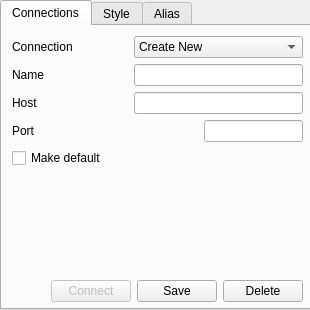
<ui version="4.0" >
 <class>option</class>
 <widget class="QDialog" name="option" >
  <property name="geometry" >
   <rect>
    <x>0</x>
    <y>0</y>
    <width>310</width>
    <height>310</height>
   </rect>
  </property>
  <property name="windowTitle" >
   <string>Option</string>
  </property>
  <property name="modal" >
   <bool>true</bool>
  </property>
  <widget class="QTabWidget" name="tab_widget" >
   <property name="geometry" >
    <rect>
     <x>0</x>
     <y>0</y>
     <width>316</width>
     <height>310</height>
    </rect>
   </property>
   <property name="sizePolicy" >
    <sizepolicy vsizetype="Fixed" hsizetype="Fixed" >
     <horstretch>0</horstretch>
     <verstretch>0</verstretch>
    </sizepolicy>
   </property>
   <property name="currentIndex" >
    <number>0</number>
   </property>
   <widget class="QWidget" name="tab_conn" >
    <attribute name="title" >
     <string>Connections</string>
    </attribute>
    <widget class="QWidget" name="layoutWidget" >
     <property name="geometry" >
      <rect>
       <x>10</x>
       <y>10</y>
       <width>291</width>
       <height>266</height>
      </rect>
     </property>
     <layout class="QGridLayout" >
      <item row="0" column="0" colspan="2" >
       <layout class="QGridLayout" >
        <item row="0" column="0" colspan="2" >
         <widget class="QLabel" name="label_conn" >
          <property name="text" >
           <string>Connection</string>
          </property>
         </widget>
        </item>
        <item row="0" column="2" colspan="2" >
         <widget class="QComboBox" name="list_conn" >
          <property name="sizePolicy" >
           <sizepolicy vsizetype="Fixed" hsizetype="Preferred" >
            <horstretch>0</horstretch>
            <verstretch>0</verstretch>
           </sizepolicy>
          </property>
          <item>
           <property name="text" >
            <string>Create New</string>
           </property>
          </item>
         </widget>
        </item>
        <item row="1" column="0" >
         <widget class="QLabel" name="label_name_conn" >
          <property name="minimumSize" >
           <size>
            <width>45</width>
            <height>0</height>
           </size>
          </property>
          <property name="maximumSize" >
           <size>
            <width>45</width>
            <height>16777215</height>
           </size>
          </property>
          <property name="text" >
           <string>Name</string>
          </property>
         </widget>
        </item>
        <item row="1" column="1" >
         <spacer>
          <property name="orientation" >
           <enum>Qt::Horizontal</enum>
          </property>
          <property name="sizeType" >
           <enum>QSizePolicy::Fixed</enum>
          </property>
          <property name="sizeHint" >
           <size>
            <width>45</width>
            <height>20</height>
           </size>
          </property>
         </spacer>
        </item>
        <item row="1" column="2" colspan="2" >
         <widget class="QLineEdit" name="name_conn" />
        </item>
        <item row="2" column="0" >
         <widget class="QLabel" name="label_host_conn" >
          <property name="minimumSize" >
           <size>
            <width>45</width>
            <height>0</height>
           </size>
          </property>
          <property name="maximumSize" >
           <size>
            <width>45</width>
            <height>16777215</height>
           </size>
          </property>
          <property name="text" >
           <string>Host</string>
          </property>
         </widget>
        </item>
        <item row="2" column="1" >
         <spacer>
          <property name="orientation" >
           <enum>Qt::Horizontal</enum>
          </property>
          <property name="sizeType" >
           <enum>QSizePolicy::Fixed</enum>
          </property>
          <property name="sizeHint" >
           <size>
            <width>45</width>
            <height>20</height>
           </size>
          </property>
         </spacer>
        </item>
        <item row="2" column="2" colspan="2" >
         <widget class="QLineEdit" name="host_conn" />
        </item>
        <item row="3" column="0" >
         <widget class="QLabel" name="label_port_conn" >
          <property name="minimumSize" >
           <size>
            <width>45</width>
            <height>0</height>
           </size>
          </property>
          <property name="maximumSize" >
           <size>
            <width>45</width>
            <height>16777215</height>
           </size>
          </property>
          <property name="text" >
           <string>Port</string>
          </property>
         </widget>
        </item>
        <item row="3" column="1" colspan="2" >
         <spacer>
          <property name="orientation" >
           <enum>Qt::Horizontal</enum>
          </property>
          <property name="sizeType" >
           <enum>QSizePolicy::Fixed</enum>
          </property>
          <property name="sizeHint" >
           <size>
            <width>135</width>
            <height>20</height>
           </size>
          </property>
         </spacer>
        </item>
        <item row="3" column="3" >
         <widget class="QLineEdit" name="port_conn" >
          <property name="maxLength" >
           <number>8</number>
          </property>
         </widget>
        </item>
        <item row="4" column="0" colspan="4" >
         <widget class="QCheckBox" name="default_conn" >
          <property name="text" >
           <string>Make default</string>
          </property>
         </widget>
        </item>
       </layout>
      </item>
      <item row="1" column="0" colspan="2" >
       <spacer>
        <property name="orientation" >
         <enum>Qt::Vertical</enum>
        </property>
        <property name="sizeHint" >
         <size>
          <width>271</width>
          <height>30</height>
         </size>
        </property>
       </spacer>
      </item>
      <item row="2" column="0" >
       <spacer>
        <property name="orientation" >
         <enum>Qt::Horizontal</enum>
        </property>
        <property name="sizeHint" >
         <size>
          <width>20</width>
          <height>20</height>
         </size>
        </property>
       </spacer>
      </item>
      <item row="2" column="1" >
       <layout class="QHBoxLayout" >
        <property name="spacing" >
         <number>6</number>
        </property>
        <property name="leftMargin" >
         <number>0</number>
        </property>
        <property name="topMargin" >
         <number>0</number>
        </property>
        <property name="rightMargin" >
         <number>0</number>
        </property>
        <property name="bottomMargin" >
         <number>0</number>
        </property>
        <item>
         <widget class="QPushButton" name="connect_conn" >
          <property name="enabled" >
           <bool>false</bool>
          </property>
          <property name="text" >
           <string>Connect</string>
          </property>
         </widget>
        </item>
        <item>
         <widget class="QPushButton" name="save_conn" >
          <property name="text" >
           <string>Save</string>
          </property>
         </widget>
        </item>
        <item>
         <widget class="QPushButton" name="delete_conn" >
          <property name="text" >
           <string>Delete</string>
          </property>
         </widget>
        </item>
       </layout>
      </item>
     </layout>
    </widget>
   </widget>
   <widget class="QWidget" name="tab_style" >
    <attribute name="title" >
     <string>Style</string>
    </attribute>
    <widget class="QPushButton" name="save_style" >
     <property name="geometry" >
      <rect>
       <x>205</x>
       <y>245</y>
       <width>82</width>
       <height>25</height>
      </rect>
     </property>
     <property name="text" >
      <string>Save</string>
     </property>
    </widget>
    <widget class="QGroupBox" name="groupBox" >
     <property name="geometry" >
      <rect>
       <x>15</x>
       <y>20</y>
       <width>276</width>
       <height>106</height>
      </rect>
     </property>
     <property name="title" >
      <string>Default color</string>
     </property>
     <widget class="QWidget" name="layoutWidget" >
      <property name="geometry" >
       <rect>
        <x>10</x>
        <y>12</y>
        <width>186</width>
        <height>86</height>
       </rect>
      </property>
      <layout class="QGridLayout" >
       <item row="0" column="0" >
        <widget class="QPushButton" name="bg_button_style" >
         <property name="sizePolicy" >
          <sizepolicy vsizetype="Preferred" hsizetype="Fixed" >
           <horstretch>0</horstretch>
           <verstretch>0</verstretch>
          </sizepolicy>
         </property>
         <property name="minimumSize" >
          <size>
           <width>90</width>
           <height>0</height>
          </size>
         </property>
         <property name="text" >
          <string>Background</string>
         </property>
        </widget>
       </item>
       <item row="0" column="1" >
        <widget class="QLineEdit" name="bg_style" >
         <property name="sizePolicy" >
          <sizepolicy vsizetype="Fixed" hsizetype="Fixed" >
           <horstretch>0</horstretch>
           <verstretch>0</verstretch>
          </sizepolicy>
         </property>
         <property name="minimumSize" >
          <size>
           <width>80</width>
           <height>27</height>
          </size>
         </property>
         <property name="maximumSize" >
          <size>
           <width>80</width>
           <height>27</height>
          </size>
         </property>
         <property name="maxLength" >
          <number>7</number>
         </property>
        </widget>
       </item>
       <item row="1" column="0" >
        <widget class="QPushButton" name="fg_button_style" >
         <property name="sizePolicy" >
          <sizepolicy vsizetype="Preferred" hsizetype="Fixed" >
           <horstretch>0</horstretch>
           <verstretch>0</verstretch>
          </sizepolicy>
         </property>
         <property name="minimumSize" >
          <size>
           <width>90</width>
           <height>0</height>
          </size>
         </property>
         <property name="text" >
          <string>Text</string>
         </property>
        </widget>
       </item>
       <item row="1" column="1" >
        <widget class="QLineEdit" name="fg_style" >
         <property name="sizePolicy" >
          <sizepolicy vsizetype="Fixed" hsizetype="Fixed" >
           <horstretch>0</horstretch>
           <verstretch>0</verstretch>
          </sizepolicy>
         </property>
         <property name="minimumSize" >
          <size>
           <width>80</width>
           <height>27</height>
          </size>
         </property>
         <property name="maximumSize" >
          <size>
           <width>80</width>
           <height>27</height>
          </size>
         </property>
         <property name="maxLength" >
          <number>7</number>
         </property>
        </widget>
       </item>
      </layout>
     </widget>
    </widget>
   </widget>
   <widget class="QWidget" name="tab_alias" >
    <attribute name="title" >
     <string>Alias</string>
    </attribute>
    <widget class="QWidget" name="layoutWidget" >
     <property name="geometry" >
      <rect>
       <x>10</x>
       <y>10</y>
       <width>291</width>
       <height>266</height>
      </rect>
     </property>
     <layout class="QGridLayout" >
      <item row="0" column="0" colspan="2" >
       <layout class="QGridLayout" >
        <item row="0" column="0" colspan="2" >
         <widget class="QLabel" name="label_conn_alias" >
          <property name="sizePolicy" >
           <sizepolicy vsizetype="Preferred" hsizetype="Minimum" >
            <horstretch>0</horstretch>
            <verstretch>0</verstretch>
           </sizepolicy>
          </property>
          <property name="minimumSize" >
           <size>
            <width>66</width>
            <height>0</height>
           </size>
          </property>
          <property name="text" >
           <string>Connection</string>
          </property>
         </widget>
        </item>
        <item row="0" column="2" colspan="2" >
         <widget class="QComboBox" name="list_conn_alias" >
          <property name="sizePolicy" >
           <sizepolicy vsizetype="Fixed" hsizetype="Preferred" >
            <horstretch>0</horstretch>
            <verstretch>0</verstretch>
           </sizepolicy>
          </property>
         </widget>
        </item>
        <item row="1" column="0" >
         <widget class="QLabel" name="label_alias_alias" >
          <property name="sizePolicy" >
           <sizepolicy vsizetype="Preferred" hsizetype="Fixed" >
            <horstretch>0</horstretch>
            <verstretch>0</verstretch>
           </sizepolicy>
          </property>
          <property name="minimumSize" >
           <size>
            <width>66</width>
            <height>0</height>
           </size>
          </property>
          <property name="text" >
           <string>Alias</string>
          </property>
         </widget>
        </item>
        <item row="1" column="1" colspan="2" >
         <spacer>
          <property name="orientation" >
           <enum>Qt::Horizontal</enum>
          </property>
          <property name="sizeType" >
           <enum>QSizePolicy::Fixed</enum>
          </property>
          <property name="sizeHint" >
           <size>
            <width>80</width>
            <height>20</height>
           </size>
          </property>
         </spacer>
        </item>
        <item row="1" column="3" >
         <widget class="QComboBox" name="list_alias" >
          <property name="enabled" >
           <bool>false</bool>
          </property>
          <property name="sizePolicy" >
           <sizepolicy vsizetype="Fixed" hsizetype="Preferred" >
            <horstretch>0</horstretch>
            <verstretch>0</verstretch>
           </sizepolicy>
          </property>
         </widget>
        </item>
        <item row="2" column="0" >
         <widget class="QLabel" name="label_label_alias" >
          <property name="sizePolicy" >
           <sizepolicy vsizetype="Preferred" hsizetype="Fixed" >
            <horstretch>0</horstretch>
            <verstretch>0</verstretch>
           </sizepolicy>
          </property>
          <property name="minimumSize" >
           <size>
            <width>66</width>
            <height>0</height>
           </size>
          </property>
          <property name="text" >
           <string>Label</string>
          </property>
         </widget>
        </item>
        <item row="2" column="1" colspan="2" >
         <spacer>
          <property name="orientation" >
           <enum>Qt::Horizontal</enum>
          </property>
          <property name="sizeType" >
           <enum>QSizePolicy::Fixed</enum>
          </property>
          <property name="sizeHint" >
           <size>
            <width>80</width>
            <height>20</height>
           </size>
          </property>
         </spacer>
        </item>
        <item row="2" column="3" >
         <widget class="QLineEdit" name="label_alias" >
          <property name="enabled" >
           <bool>false</bool>
          </property>
         </widget>
        </item>
        <item row="3" column="0" >
         <widget class="QLabel" name="label_body_alias" >
          <property name="sizePolicy" >
           <sizepolicy vsizetype="Preferred" hsizetype="Fixed" >
            <horstretch>0</horstretch>
            <verstretch>0</verstretch>
           </sizepolicy>
          </property>
          <property name="minimumSize" >
           <size>
            <width>66</width>
            <height>0</height>
           </size>
          </property>
          <property name="text" >
           <string>Body</string>
          </property>
         </widget>
        </item>
        <item row="3" column="1" colspan="3" >
         <widget class="QLineEdit" name="body_alias" >
          <property name="enabled" >
           <bool>false</bool>
          </property>
         </widget>
        </item>
       </layout>
      </item>
      <item row="1" column="0" colspan="2" >
       <spacer>
        <property name="orientation" >
         <enum>Qt::Vertical</enum>
        </property>
        <property name="sizeHint" >
         <size>
          <width>271</width>
          <height>66</height>
         </size>
        </property>
       </spacer>
      </item>
      <item row="2" column="0" >
       <spacer>
        <property name="orientation" >
         <enum>Qt::Horizontal</enum>
        </property>
        <property name="sizeHint" >
         <size>
          <width>91</width>
          <height>20</height>
         </size>
        </property>
       </spacer>
      </item>
      <item row="2" column="1" >
       <layout class="QHBoxLayout" >
        <property name="spacing" >
         <number>6</number>
        </property>
        <property name="leftMargin" >
         <number>0</number>
        </property>
        <property name="topMargin" >
         <number>0</number>
        </property>
        <property name="rightMargin" >
         <number>0</number>
        </property>
        <property name="bottomMargin" >
         <number>0</number>
        </property>
        <item>
         <widget class="QPushButton" name="save_alias" >
          <property name="text" >
           <string>Save</string>
          </property>
         </widget>
        </item>
        <item>
         <widget class="QPushButton" name="delete_alias" >
          <property name="text" >
           <string>Delete</string>
          </property>
         </widget>
        </item>
       </layout>
      </item>
     </layout>
    </widget>
   </widget>
  </widget>
 </widget>
 <tabstops>
  <tabstop>list_conn</tabstop>
  <tabstop>name_conn</tabstop>
  <tabstop>host_conn</tabstop>
  <tabstop>port_conn</tabstop>
  <tabstop>default_conn</tabstop>
  <tabstop>save_conn</tabstop>
  <tabstop>delete_conn</tabstop>
  <tabstop>tab_widget</tabstop>
  <tabstop>bg_button_style</tabstop>
  <tabstop>bg_style</tabstop>
  <tabstop>fg_button_style</tabstop>
  <tabstop>fg_style</tabstop>
  <tabstop>save_style</tabstop>
 </tabstops>
 <resources/>
 <connections/>
 <designerdata>
  <property name="gridDeltaX" >
   <number>5</number>
  </property>
  <property name="gridDeltaY" >
   <number>5</number>
  </property>
  <property name="gridSnapX" >
   <bool>true</bool>
  </property>
  <property name="gridSnapY" >
   <bool>true</bool>
  </property>
  <property name="gridVisible" >
   <bool>true</bool>
  </property>
 </designerdata>
</ui>
